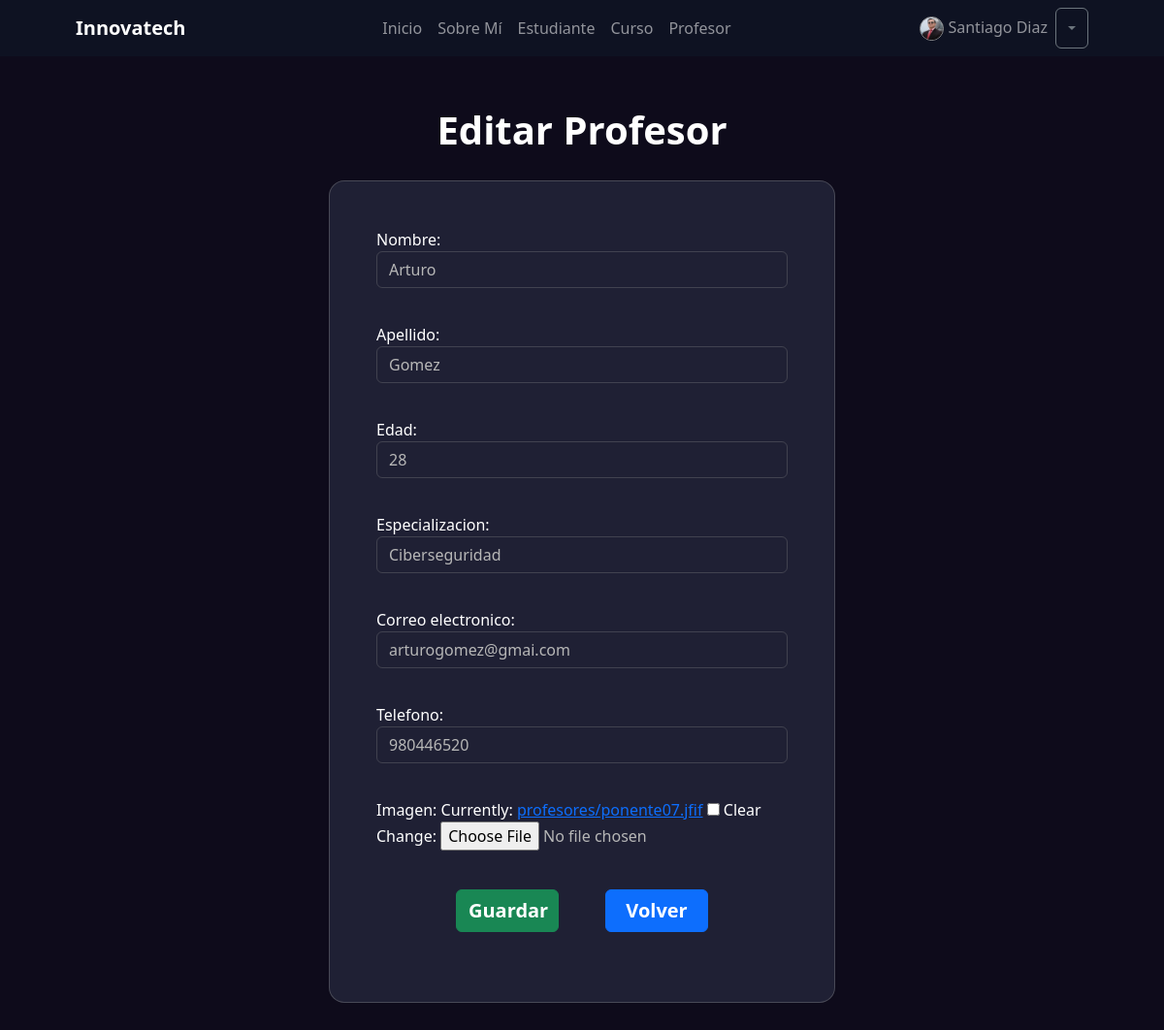
The app's page /profesor/update/1 (signed in) with its own data.
### coordinador/models.py (models this page shows, shortened)
class Coordinador(models.Model):
    usuario = models.OneToOneField(
        User, on_delete=models.SET_NULL, null=True, related_name="coordinador")
    telefono = models.CharField(max_length=10)
    imagen = models.ImageField(
        upload_to='coordinadores', null=True, blank=True)

### profesor/models.py (models this page shows, shortened)
class Profesor(models.Model):
    nombre = models.CharField(max_length=50)
    apellido = models.CharField(max_length=50)
    edad = models.IntegerField()
    especializacion = models.CharField(max_length=100)
    correo_electronico = models.EmailField(unique=True)
    telefono = models.CharField(max_length=15)
    imagen = models.ImageField(upload_to='profesores/', null=True, blank=True)
    class Meta:
        verbose_name = 'Profesor'
        verbose_name_plural = 'Profesores'

### profesor/views.py (the view)
# urls.py: path("update/<int:pk>", views.ProfesorUpdate.as_view(), name="update"),
class ProfesorUpdate(UpdateView):
    model = models.Profesor
    form_class = forms.ProfesorForm
    success_url = reverse_lazy('profesor:list')

### profesor/forms.py
class ProfesorForm(forms.ModelForm):
    class Meta:
        model = models.Profesor
        fields = "__all__"
        widgets = {
            "nombre": forms.TextInput(attrs={"class": "form-control"}),
            "apellido": forms.TextInput(attrs={"class": "form-control"}),
            "edad": forms.NumberInput(attrs={"class": "form-control", "min": "1"}),
            "especializacion": forms.TextInput(attrs={"class": "form-control"}),
            "correo_electronico": forms.EmailInput(attrs={"class": "form-control", "type": "email"}),
            "telefono": forms.TextInput(attrs={"class": "form-control"}),
        }

### profesor/templates/profesor/profesor_form.html (shortened to what this page needs)
{% extends 'core/base.html' %}
{% block titulo %}
    {% if form.instance.pk %}
        Editar
    {% else %}
        Registrar
    {% endif %}
    Profesor
{% endblock titulo %}
{% block contenido %}
<div class="d-flex justify-content-center ">
    <div class="rounded-4 p-5 mt-3 w-50" style="background: #1F2034; border: 1px solid #9b9b9b54;">
        <form action="" method="post" enctype="multipart/form-data">
            <div style="display: grid; grid-template-columns: repeat(1, 1fr); gap: 20px;" >
                {{ form.as_p }}
            </div>
            <div class="d-flex justify-content-center my-4 gap-5">
                <button type="submit" class="btn btn-success w-25 fs-5 fw-bold">Guardar</button>
                {% if form.instance.pk %}
                    <a href="{% url 'profesor:list' %}" class="btn btn-primary w-25 fs-5 fw-bold ">Volver</a>
                {% else %}
                    <a href="{% url 'profesor:home' %}" class="btn btn-primary w-25 fs-5 fw-bold ">Volver</a>
                {% endif %}
            </div>
        </form>
    </div>
</div>
{% endblock contenido %}

### core/templates/core/components/navbar.html (shortened to what this page needs)
<nav class="navbar navbar-expand-lg navbar-dark bg-dark" style="background: #0e1d2c6e!important;">
    <div class="container px-5">
        <a class="navbar-brand" href="{% url 'core:home' %}"><b>Innovatech</b></a>
        <div class="collapse navbar-collapse justify-content-center " id="navbarSupportedContent">
            <ul class="navbar-nav mb-2 mb-lg-0">
                <li class="nav-item">
                    <a class="nav-link {% if  request.path == "/"%}active{% endif %}" aria-current="page" href="{% url 'core:home' %}">Inicio</a>
                </li>
                <li class="nav-item">
                    <a class="nav-link {% if  request.path == "/about/"%}active{% endif %}" aria-current="page" href="{% url 'core:about' %}">Sobre Mí</a>
                </li>
                {% if user.is_authenticated %}
                    <li class="nav-item">
                        <a class="nav-link {% if  request.path == '/estudiante/'%}active{% endif %}" href="{% url 'estudiante:home' %}">Estudiante</a>
                    </li>
                    <li class="nav-item">
                        <a class="nav-link {% if  request.path == '/curso/'%}active{% endif %}" href="{% url 'curso:home' %}">Curso</a>
                    </li>
                    <li class="nav-item">
                        <a class="nav-link {% if  request.path == '/profesor/'%}active{% endif %}" href="{% url 'profesor:home' %}">Profesor</a>
                    </li>
                {% endif %}
            </ul>
        </div>
        <div class="navbar-nav ml-auto">
            {% if user.is_authenticated %}
                <li class="nav-item">
                    <a class="nav-link">
                        {% if user.coordinador.imagen %}
                            <img src="{{user.coordinador.imagen.url}}"  style="width: 25px; border: 1px solid #929292"alt="Imagen de Perfil" class="rounded-circle">
                        {% else %}
                            <i class="bi bi-person-circle"></i>
                        {% endif %}
                        {% if user.first_name %}
                            {{ user.first_name }} {{ user.last_name }}
                        {% else %}
                            {{ user.username }}
                        {% endif %}
                    </a>
                </li>
                <div class="btn-group">
                    <button type="button" class="btn btn-outline-secondary dropdown-toggle" data-bs-toggle="dropdown" aria-expanded="false"></button>
                  </div>
            {% endif %}
        </div>
    </div>
</nav>

### core/templates/core/base.html (style rules this page uses)
input, select, textarea, option { background: #c9c9c900 !important; color: #b7b7b7 !important; border-color: #9090904c !important; }

### records on screen
Profesor: nombre "Arturo", apellido "Gomez", edad "28", especializacion "Ciberseguridad", correo_electronico "arturogomez@gmai.com", telefono "980446520"

### other values on screen
{{ user.first_name }} "Santiago"
{{ user.last_name }} "Diaz"
